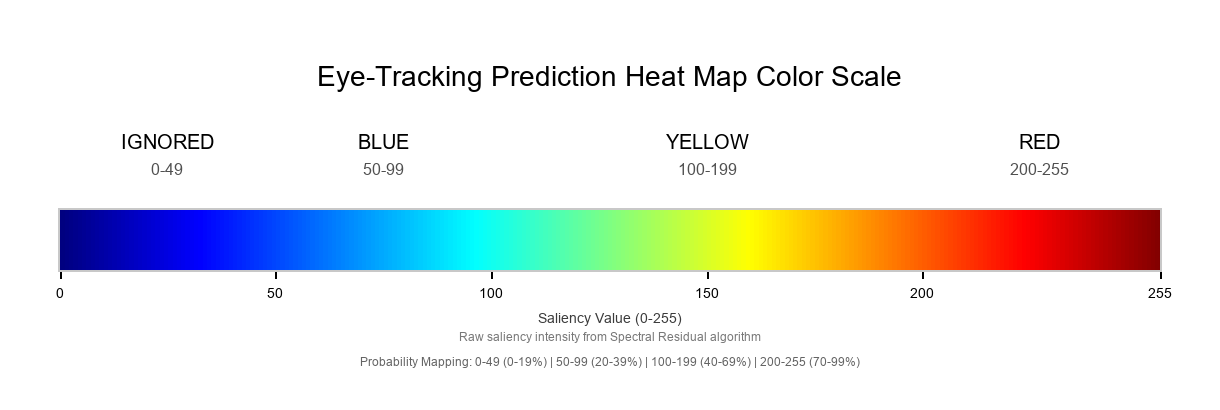
#> input picture custom-skills-backup/eye-tracking-analysis/assets/heatmap_legend.png, 1220 x 410 px
$ python generate_saliency_analysis.py ../assets/heatmap_legend.png
#> lines starting #> are read from the running program, lines starting #| are printed output that depends on the picture; after the words box and inside, x2 and y2 are one past the last pixel; in counts of white or black regions, pixels touching at a corner belong together
import cv2
import numpy as np
import json
import argparse
import os
import sys
import shutil

def compute_fixation_order(saliency_map, max_fixations=5, min_saliency=150, min_distance=80):
    """
    Compute fixation order using validated research methods.
    Based on Winner-Take-All with distance penalties and reading pattern biases.

    Algorithm:
    1. Find local maxima (saliency peaks)
    2. Apply distance penalties (saccade mechanics - prefer nearby targets)
    3. Apply reading pattern biases (top-left preference, horizontal sweep)
    4. Use inhibition-of-return (avoid recently fixated areas)
    5. Apply minimum distance filter (avoid selecting nearby pixels)
    6. Order by weighted saliency score

    Args:
        saliency_map: The saliency map (0-255, uint8)
        max_fixations: Maximum number of fixations to compute (default: 5)
        min_saliency: Minimum saliency value to consider (default: 150)
        min_distance: Minimum pixel distance between fixations (default: 80 pixels ≈ 1.5° visual angle)

    Returns:
        List of fixation points with coordinates, saliency, and order
    """
    if saliency_map is None or saliency_map.size == 0:
        return []

    h, w = saliency_map.shape
    fixations = []

    # Find local maxima using morphological operations
    # This finds peak saliency points more reliably than simple max
    kernel = np.ones((15, 15), np.uint8)
    local_max = cv2.dilate(saliency_map, kernel, iterations=1)
    peaks = (saliency_map == local_max) & (saliency_map >= min_saliency)

    # Extract peak coordinates and saliency values
    peak_coords = np.argwhere(peaks)
    peak_saliencies = saliency_map[peaks]

    if len(peak_coords) == 0:
        # Fallback: use global maximum
        max_idx = np.argmax(saliency_map)
        max_y, max_x = np.unravel_index(max_idx, saliency_map.shape)
        peak_coords = np.array([[max_y, max_x]])
        peak_saliencies = np.array([saliency_map[max_y, max_x]])

    # Initialize fixation list
    remaining_peaks = list(zip(peak_coords, peak_saliencies))

    # Normalize coordinates for distance calculation (0-1 scale)
    norm_w = float(w)
    norm_h = float(h)

    # First fixation: highest saliency OR top-left preference if close
    if remaining_peaks:
            # Sort by saliency * top-left bias
            def score_first_fixation(coord, sal):
                y, x = coord[0], coord[1]
                # Top-left bias: prefer elements in upper-left quadrant
                top_left_bias = 1.0 - (x / norm_w) * 0.3 - (y / norm_h) * 0.2
                return sal * top_left_bias

            remaining_peaks.sort(key=lambda p: score_first_fixation(p[0], p[1]), reverse=True)
            first_coord, first_sal = remaining_peaks.pop(0)
            first_x, first_y = int(first_coord[1]), int(first_coord[0])

            # Remove all peaks within minimum distance of first fixation
            remaining_peaks = [
                (c, s) for c, s in remaining_peaks
                if np.sqrt((c[1] - first_coord[1])**2 + (c[0] - first_coord[0])**2) >= min_distance
            ]

            fixations.append({
                'order': 1,
                'position': [first_x, first_y],  # x, y format
                'saliency': int(first_sal),
                'method': 'highest_saliency'
            })

    # Subsequent fixations: saliency weighted by distance penalty + reading pattern
    for fix_num in range(2, max_fixations + 1):
        if not remaining_peaks:
            break

        last_fix = fixations[-1]
        last_x, last_y = last_fix['position']

        # Calculate weighted score for each remaining peak
        scored_peaks = []
        for coord, sal in remaining_peaks:
            y, x = coord[0], coord[1]

            # Distance penalty (saccade mechanics: prefer nearby targets)
            # Typical saccade: 1-5 degrees visual angle
            # Convert pixel distance to approximate visual angle (assuming ~96 DPI)
            pixel_distance = np.sqrt((x - last_x)**2 + (y - last_y)**2)
            # Normalize by image diagonal
            img_diagonal = np.sqrt(norm_w**2 + norm_h**2)
            normalized_distance = pixel_distance / img_diagonal

            # Distance penalty: exponential decay
            # Closer targets get higher scores
            distance_penalty = np.exp(-normalized_distance * 3.0)  # Decay factor tuned for typical saccades

            # Reading pattern bias
            # After horizontal movement, prefer downward movement (F-pattern)
            # After vertical movement, prefer horizontal movement
            reading_bias = 1.0
            if len(fixations) >= 2:
                prev_fix = fixations[-2]
                prev_x, prev_y = prev_fix['position']
                # Check if previous movement was horizontal
                if abs(prev_x - last_x) > abs(prev_y - last_y):
                    # Prefer downward movement
                    if y > last_y:
                        reading_bias = 1.2
                else:
                    # Prefer horizontal movement
                    if abs(x - last_x) > abs(y - last_y):
                        reading_bias = 1.2

            # Top-left bias (decreases with fixation number)
            top_left_bias = 1.0 - (x / norm_w) * 0.2 - (y / norm_h) * 0.15
            top_left_bias = max(0.7, top_left_bias)  # Minimum bias

            # Combined score
            score = sal * distance_penalty * reading_bias * top_left_bias

            scored_peaks.append((coord, sal, score))

        # Select highest scoring peak
        if scored_peaks:
            scored_peaks.sort(key=lambda p: p[2], reverse=True)
            best_coord, best_sal, best_score = scored_peaks[0]

            # Remove selected peak from remaining peaks
            remaining_peaks = [(c, s) for c, s in remaining_peaks if not (c[0] == best_coord[0] and c[1] == best_coord[1])]

            # Apply inhibition-of-return: Remove all peaks within minimum distance
            # This prevents selecting multiple fixations in the same visual region
            best_x, best_y = int(best_coord[1]), int(best_coord[0])
            remaining_peaks = [
                (c, s) for c, s in remaining_peaks
                if np.sqrt((c[1] - best_coord[1])**2 + (c[0] - best_coord[0])**2) >= min_distance
            ]

            fixations.append({
                'order': fix_num,
                'position': [best_x, best_y],  # x, y format
                'saliency': int(best_sal),
                'method': 'weighted_saliency'
            })

    return fixations

def detect_saliency_zones(saliency_map, img, top_n=10, min_region_area=500):
    """
    Automatically detect distinct regions in different saliency zones.
    Uses hybrid approach: CV for detection + AI vision for top regions.

    Args:
        saliency_map: The saliency map (0-255, uint8)
        img: Original image for reference
        top_n: Number of top regions to identify (for future AI vision integration)
        min_region_area: Minimum area in pixels to consider a region

    Returns:
        List of zone regions with bounding boxes and attention share
    """
    total_heat = np.sum(saliency_map)
    if total_heat == 0:
        return []

    # Define zone thresholds (matching JET colormap interpretation)
    zone_thresholds = {
        'red': (200, 255),      # Hot zones - maximum attention
        'yellow': (100, 199),   # Medium zones - moderate attention
        'blue': (0, 99)         # Cold zones - low attention
    }

    detected_zones = []

    for zone_name, (min_val, max_val) in zone_thresholds.items():
        # Create mask for this zone
        zone_mask = cv2.inRange(saliency_map, min_val, max_val)

        # Morphological operations to clean up the mask
        kernel = np.ones((5, 5), np.uint8)
        zone_mask = cv2.morphologyEx(zone_mask, cv2.MORPH_CLOSE, kernel)
        zone_mask = cv2.morphologyEx(zone_mask, cv2.MORPH_OPEN, kernel)

        # Find contours (distinct regions) in this zone
        contours, _ = cv2.findContours(zone_mask, cv2.RETR_EXTERNAL, cv2.CHAIN_APPROX_SIMPLE)

        for i, contour in enumerate(contours):
            area = cv2.contourArea(contour)
            if area < min_region_area:
                continue

            # Get bounding box
            x, y, w, h = cv2.boundingRect(contour)

            # Ensure bounds are valid
            x = max(0, x)
            y = max(0, y)
            w = min(w, saliency_map.shape[1] - x)
            h = min(h, saliency_map.shape[0] - y)

            if w <= 0 or h <= 0:
                continue

            # Filter out regions that are too large (likely background/entire image)
            img_area = saliency_map.shape[0] * saliency_map.shape[1]
            region_area = w * h
            if region_area > img_area * 0.5:  # Skip if region is more than 50% of image
                continue

            # Calculate attention share for this region
            region_saliency = saliency_map[y:y+h, x:x+w]
            region_heat = np.sum(region_saliency)
            attention_share = (region_heat / total_heat) * 100 if total_heat > 0 else 0

            # Calculate average saliency in this region
            avg_saliency = np.mean(region_saliency)

            # Generate descriptive name based on zone and attention
            zone_index = len([z for z in detected_zones if z['zone'] == zone_name]) + 1
            if zone_name == 'red' and attention_share > 20:
                element_name = f"High-Attention Element {zone_index}"
            elif zone_name == 'red':
                element_name = f"Hot Zone Element {zone_index}"
            elif zone_name == 'yellow':
                element_name = f"Medium-Attention Element {zone_index}"
            else:
                element_name = f"Low-Attention Element {zone_index}"

            detected_zones.append({
                "name": element_name,
                "zone": zone_name,
                "box": [int(x), int(y), int(w), int(h)],
                "attention_share": round(attention_share, 2),
                "avg_saliency": round(float(avg_saliency), 2),
                "area": int(area),
                "identified": False  # Will be updated by AI vision if available
            })

    # Sort by attention share (descending)
    detected_zones.sort(key=lambda x: x['attention_share'], reverse=True)

    # Mark top N regions for potential AI vision identification
    for i, zone in enumerate(detected_zones[:top_n]):
        zone['priority_for_identification'] = True

    return detected_zones

def generate_saliency_analysis(image_path, goal_boxes=None, output_dir=None, auto_detect_zones=True, top_n_regions=10):
    """
    Generate eye-tracking attention analysis using Spectral Residual saliency.

    Args:
        image_path (str): Path to input image (JPEG/PNG)
        goal_boxes (list): Optional list of dictionaries with 'name' and 'box' [x, y, w, h]
        output_dir (str): Directory to save outputs (default: same as input image)

    Returns:
        dict: Dictionary with metrics and interpretation
    """
#> called with image_path = '../assets/heatmap_legend.png', auto_detect_zones = True, top_n_regions = 10
    # 0. Setup paths
    if output_dir is None:
        # If image is in orders/ folder, save outputs there too
        image_dir = os.path.dirname(image_path) or "."
        if "orders" in image_dir or os.path.basename(os.path.dirname(os.path.abspath(image_path))) == "orders":
            output_dir = "orders"
        else:
            output_dir = image_dir

    # Ensure output directory exists
    os.makedirs(output_dir, exist_ok=True)

    # Extract base image name (without extension) for output filenames
    image_basename = os.path.splitext(os.path.basename(image_path))[0]

    heatmap_path = os.path.join(output_dir, f"heatmap_output_{image_basename}.png")
    metrics_path = os.path.join(output_dir, "saliency_metrics.json")
    legend_path = os.path.join(output_dir, "heatmap_legend.png")

    # Copy legend to output directory if it doesn't exist
    script_dir = os.path.dirname(os.path.abspath(__file__))
    # Look in the scripts directory first, then assets directory
    source_legend = os.path.join(script_dir, "heatmap_legend.png")
    if not os.path.exists(source_legend):
        source_legend = os.path.join(os.path.dirname(script_dir), "assets", "heatmap_legend.png")

    if os.path.exists(source_legend) and not os.path.exists(legend_path):
        shutil.copy(source_legend, legend_path)
        print(f"Copied legend to: {legend_path}")

    # 1. Load Image
    print(f"Loading image: {image_path}")
    img = cv2.imread(image_path)
#> img is the input picture: shape (410, 1220, 3); mean B, G, R 233, 234, 232.9
    if img is None:
        print(f"Error: Could not load image from {image_path}")
        return None

    # 2. Generate Saliency Map (Spectral Residual)
    print("Generating saliency map...")
    try:
        saliency_algo = cv2.saliency.StaticSaliencySpectralResidual_create()
        (success, saliency_map) = saliency_algo.computeSaliency(img)
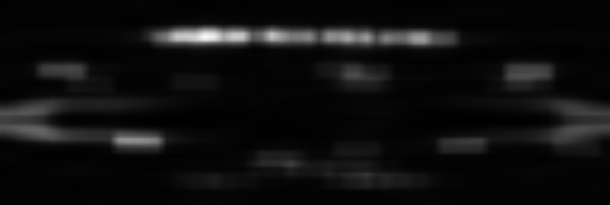
#> saliency_map: shape (410, 1220) float32 (shown at 1/2 size); min 0.00226, max 0.995, mean 0.0605
#> success = True

        if not success:
            print("Error: Failed to compute saliency map")
            return None

        # Normalize to 0-255 (Grayscale)
        saliency_map = (saliency_map * 255).astype("uint8")

    except AttributeError:
        print("Error: cv2.saliency module not found. Please install opencv-contrib-python.")
        return None

    # 3. Add Face Bias (Faces always steal attention)
    print("Detecting faces...")
    gray = cv2.cvtColor(img, cv2.COLOR_BGR2GRAY)
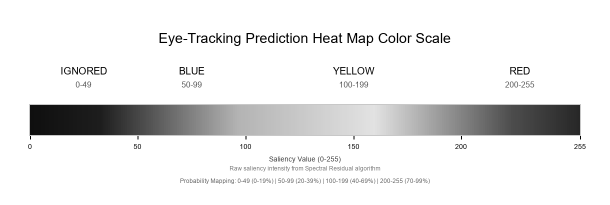
#> gray: shape (410, 1220) (shown at 1/2 size); min 0, max 255, mean 233.5

    # Look for haar cascade in cv2 data or local file
    cascade_path = cv2.data.haarcascades + 'haarcascade_frontalface_default.xml'
    if not os.path.exists(cascade_path):
        # Fallback to local file if not in system path
        cascade_path = 'haarcascade_frontalface_default.xml'

    if os.path.exists(cascade_path):
        face_cascade = cv2.CascadeClassifier(cascade_path)
        faces = face_cascade.detectMultiScale(gray, 1.1, 4)
#> faces = ()
        print(f"  - Found {len(faces)} faces")
#|   - Found 0 faces

        for (x, y, w, h) in faces:
            # Boost saliency in face regions by 30%
            roi = saliency_map[y:y+h, x:x+w]
            saliency_map[y:y+h, x:x+w] = cv2.addWeighted(roi, 0.7, 255, 0.3, 0)
#> this loop made 0 passes
    else:
        print("  - Warning: Haar cascade file not found, skipping face detection bias")
        faces = []

    # 4. Calculate Metrics
    print("Calculating metrics...")

    # --- Clarity Score ---
    mean_val = np.mean(saliency_map)
#> mean_val = 14.92
    max_val = np.max(saliency_map)
#> max_val = 253

    if max_val == 0:
        clarity_score = 0
    elif max_val < 50:
        # Very low peak indicates unclear design - penalize score
        clarity_score = max(0, int((1 - (mean_val / max_val)) * 100 * (max_val / 50)))
    else:
        clarity_score = int((1 - (mean_val / max_val)) * 100)
#> clarity_score = 94

    clarity_score = max(0, min(100, clarity_score))

    # --- Confidence Level ---
    if max_val > 200:
        confidence = "High"
    elif max_val > 100:
        confidence = "Medium"
    else:
        confidence = "Low"

    # --- Attention Share for Goal Boxes ---
    box_metrics = []
    attention_share_percentage = 0

    if goal_boxes:
        print(f"Processing {len(goal_boxes)} goal boxes...")
        total_heat = np.sum(saliency_map)

        for box_data in goal_boxes:
            name = box_data.get('name', 'Unknown')
            box = box_data.get('box') # [x, y, w, h]

            if not box or len(box) != 4:
                print(f"  - Warning: Invalid box format for {name}: {box}")
                continue

            gx, gy, gw, gh = box

            # Bounds check
            gy = max(0, min(gy, saliency_map.shape[0] - 1))
            gx = max(0, min(gx, saliency_map.shape[1] - 1))
            gh = min(gh, saliency_map.shape[0] - gy)
            gw = min(gw, saliency_map.shape[1] - gx)

            if gh > 0 and gw > 0:
                # Sum heat inside box
                goal_heat = np.sum(saliency_map[gy:gy+gh, gx:gx+gw])

                share = 0
                if total_heat > 0:
                    share = round((goal_heat / total_heat) * 100, 2)

                verdict = "Invisible"
                if share > 15: verdict = "Excellent Visibility"
                elif share >= 5: verdict = "Average Visibility"

                box_metrics.append({
                    "name": name,
                    "box": [gx, gy, gw, gh],
                    "attention_share": share,
                    "verdict": verdict
                })
                print(f"  - {name}: {share}% ({verdict})")

    # --- Auto-Detect Saliency Zones ---
    auto_zones = []
    if auto_detect_zones:
        print(f"Auto-detecting saliency zones...")
        auto_zones = detect_saliency_zones(saliency_map, img, top_n=top_n_regions)
#> in detect_saliency_zones, `total_heat = np.sum(saliency_map)`: total_heat = 7464303
#> the loop in detect_saliency_zones, `for zone_name, (min_val, max_val) in zone_thresholds.items():` made 3 passes
#> contours on pass 3: [[[0, 0], [0, 409], [1219, 409], [1219, 0]]]
#> pass 1, in detect_saliency_zones, `zone_mask = cv2.inRange(saliency_map, min_val, max_val)`:
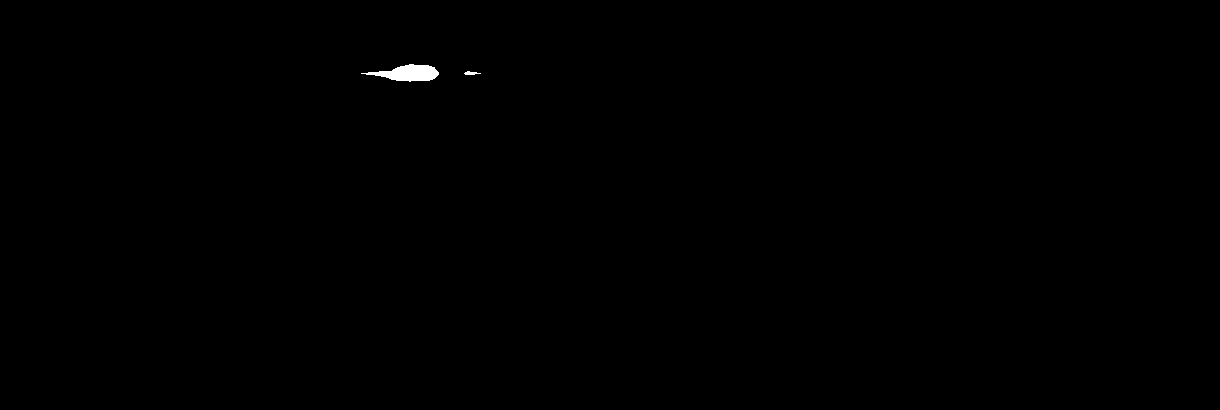
#> zone_mask: shape (410, 1220); 0.17% white; 2 white regions, box (x1, y1, x2, y2) and area: (361, 64, 439, 82) 801, (464, 71, 481, 75) 42
#> pass 2, in detect_saliency_zones, `zone_mask = cv2.inRange(saliency_map, min_val, max_val)`:
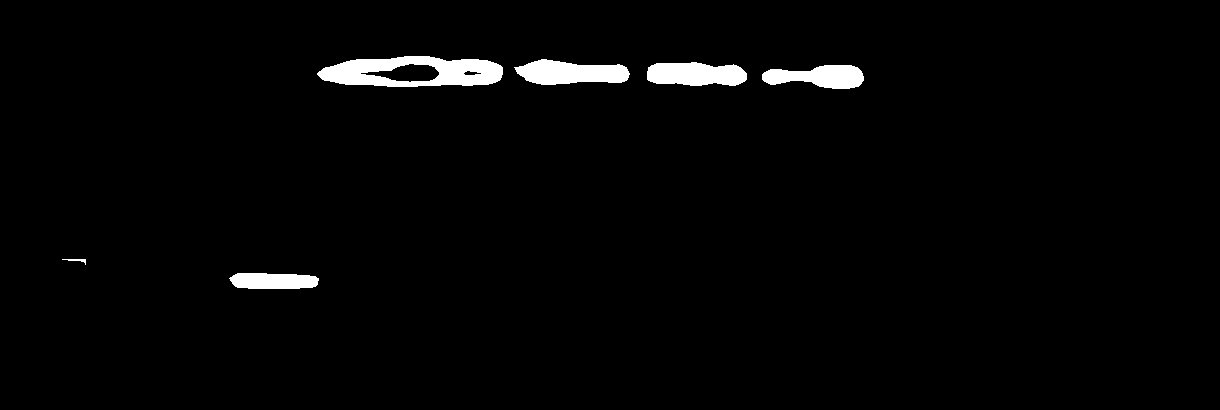
#> zone_mask: shape (410, 1220); 2.2% white; 6 white regions, box (x1, y1, x2, y2) and area: (317, 56, 503, 87) 3743, (514, 59, 630, 85) 2116, (647, 62, 747, 86) 1958, (762, 65, 864, 89) 1686, (229, 273, 319, 289) 1244, (62, 259, 86, 265) 51
#> after the loop in detect_saliency_zones, `for zone_name, (min_val, max_val) in zone_thresholds.items():`:
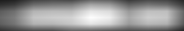
#> region_saliency: shape (31, 184); min 30, max 253, mean 147.8
#> after the loop in detect_saliency_zones, `for zone_name, (min_val, max_val) in zone_thresholds.items():`: detected_zones = 6 items
#> the loop in detect_saliency_zones, `for i, zone in enumerate(detected_zones[:top_n]):` made 6 passes
#> auto_zones = 6 items
        print(f"  - Detected {len(auto_zones)} distinct regions across all zones")
#|   - Detected 6 distinct regions across all zones
        if auto_zones:
            print(f"  - Top 5 regions by attention share:")
            for i, zone in enumerate(auto_zones[:5]):
                print(f"    {i+1}. {zone['name']}: {zone['attention_share']}% ({zone['zone']} zone)")
#> this loop made 5 passes
#|     1. Medium-Attention Element 5: 11.3% (yellow zone)
#|     2. Medium-Attention Element 4: 4.58% (yellow zone)
#|     3. Medium-Attention Element 3: 3.88% (yellow zone)
#|     4. Medium-Attention Element 2: 3.64% (yellow zone)
#|     5. Hot Zone Element 1: 2.86% (red zone)

    # 5. Generate Visuals
    print("Generating heatmap visualization...")
    heatmap_color = cv2.applyColorMap(saliency_map, cv2.COLORMAP_JET)
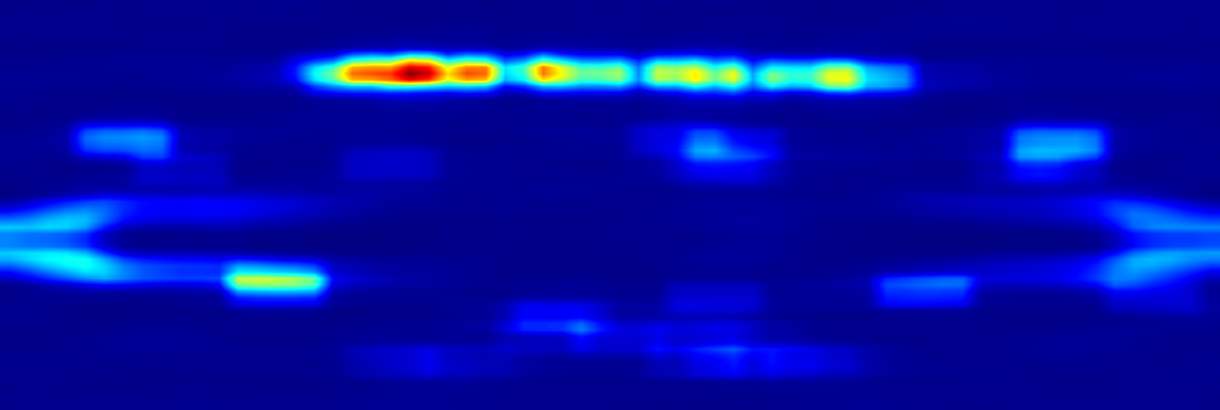
#> heatmap_color: shape (410, 1220, 3); mean B, G, R 163.8, 15.3, 3.5
    overlay = cv2.addWeighted(img, 0.6, heatmap_color, 0.4, 0)

    # Save output
    cv2.imwrite(heatmap_path, overlay)
    print(f"Saved heatmap to: {heatmap_path}")

    # 6. Prepare Result Dictionary
    result = {
        "output_files": {
            "heatmap": os.path.basename(heatmap_path),
            "metrics": os.path.basename(metrics_path),
            "legend": os.path.basename(legend_path)
        },
        "metrics": {
            "clarity_score": clarity_score,
            "confidence_level": confidence,
            "max_saliency_peak": int(max_val),
            "faces_detected": len(faces)
        },
        "interpretation": {
            "clarity_meaning": "Higher is better (80-100=Clear, 0-49=Cluttered).",
            "confidence_meaning": "High means the design has a clear focal point."
        }
    }

    if box_metrics:
        result["goal_boxes"] = box_metrics

    if auto_zones:
        result["auto_detected_zones"] = auto_zones

    # --- Compute Fixation Order (Algorithmic) ---
    print("Computing fixation order...")
    # min_distance: ~80 pixels ≈ 1.5° visual angle (prevents multiple fixations in same region)
    fixation_sequence = compute_fixation_order(saliency_map, max_fixations=5, min_saliency=150, min_distance=80)
#> (the rest of the program and of its run is left out)
